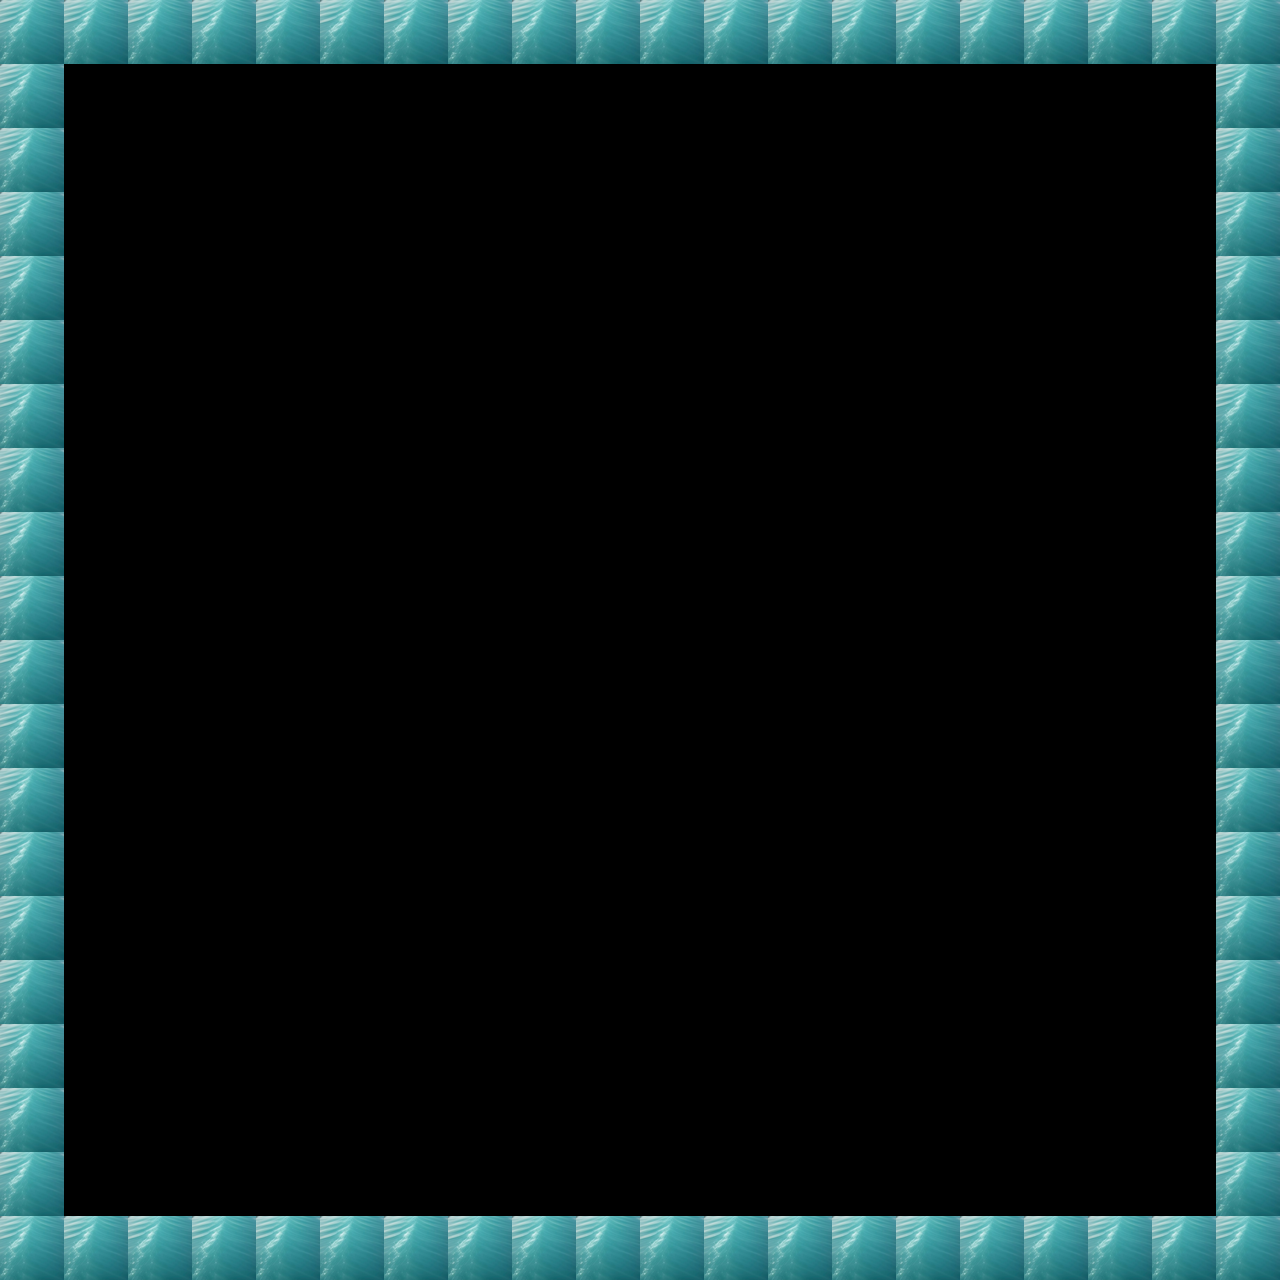

Rendered tile map (Tiled .tmx) drawn with the repository's tilesets; below, a short description and the full map source, tile grids included:
An orthogonal 20x20 tile map with 64x64 px tiles, 3 tile layers (ground_layer, water_layer, collision_layer) and 5 objects (player_spawn, enemy_spawn_1, enemy_spawn_2, enemy_spawn_3, enemy_spawn_4).

<map version="1.10" tiledversion="1.10.2" orientation="orthogonal" renderorder="right-down" width="20" height="20" tilewidth="64" tileheight="64" infinite="0" nextlayerid="4" nextobjectid="1">
 <tileset firstgid="1" source="Tilesets/basic_tileset.tsx" />
 <layer id="1" name="ground_layer" width="20" height="20">
  <data encoding="csv">
0,0,0,0,0,0,0,0,0,0,0,0,0,0,0,0,0,0,0,0,
0,0,0,0,0,0,0,0,0,0,0,0,0,0,0,0,0,0,0,0,
0,0,0,0,0,0,0,0,0,0,0,0,0,0,0,0,0,0,0,0,
0,0,0,0,0,0,0,0,0,0,0,0,0,0,0,0,0,0,0,0,
0,0,0,0,0,0,0,0,0,0,0,0,0,0,0,0,0,0,0,0,
0,0,0,0,0,0,0,0,0,0,0,0,0,0,0,0,0,0,0,0,
0,0,0,0,0,0,0,0,0,0,0,0,0,0,0,0,0,0,0,0,
0,0,0,0,0,0,0,0,0,0,0,0,0,0,0,0,0,0,0,0,
0,0,0,0,0,0,0,0,0,0,0,0,0,0,0,0,0,0,0,0,
0,0,0,0,0,0,0,0,0,0,0,0,0,0,0,0,0,0,0,0,
0,0,0,0,0,0,0,0,0,0,0,0,0,0,0,0,0,0,0,0,
0,0,0,0,0,0,0,0,0,0,0,0,0,0,0,0,0,0,0,0,
0,0,0,0,0,0,0,0,0,0,0,0,0,0,0,0,0,0,0,0,
0,0,0,0,0,0,0,0,0,0,0,0,0,0,0,0,0,0,0,0,
0,0,0,0,0,0,0,0,0,0,0,0,0,0,0,0,0,0,0,0,
0,0,0,0,0,0,0,0,0,0,0,0,0,0,0,0,0,0,0,0,
0,0,0,0,0,0,0,0,0,0,0,0,0,0,0,0,0,0,0,0,
0,0,0,0,0,0,0,0,0,0,0,0,0,0,0,0,0,0,0,0,
0,0,0,0,0,0,0,0,0,0,0,0,0,0,0,0,0,0,0,0,
0,0,0,0,0,0,0,0,0,0,0,0,0,0,0,0,0,0,0,0
</data>
 </layer>
 <layer id="2" name="water_layer" width="20" height="20">
  <data encoding="csv">
0,0,0,0,0,0,0,0,0,0,0,0,0,0,0,0,0,0,0,0,
0,0,0,0,0,0,0,0,0,0,0,0,0,0,0,0,0,0,0,0,
0,0,0,0,0,0,0,0,0,0,0,0,0,0,0,0,0,0,0,0,
0,0,0,0,0,0,0,0,0,0,0,0,0,0,0,0,0,0,0,0,
0,0,0,0,0,0,0,0,0,0,0,0,0,0,0,0,0,0,0,0,
0,0,0,0,0,0,0,0,0,0,0,0,0,0,0,0,0,0,0,0,
0,0,0,0,0,0,0,0,0,0,0,0,0,0,0,0,0,0,0,0,
0,0,0,0,0,0,0,0,0,0,0,0,0,0,0,0,0,0,0,0,
0,0,0,0,0,0,0,0,0,0,0,0,0,0,0,0,0,0,0,0,
0,0,0,0,0,0,0,0,0,0,0,0,0,0,0,0,0,0,0,0,
0,0,0,0,0,0,0,0,0,0,0,0,0,0,0,0,0,0,0,0,
0,0,0,0,0,0,0,0,0,0,0,0,0,0,0,0,0,0,0,0,
0,0,0,0,0,0,0,0,0,0,0,0,0,0,0,0,0,0,0,0,
0,0,0,0,0,0,0,0,0,0,0,0,0,0,0,0,0,0,0,0,
0,0,0,0,0,0,0,0,0,0,0,0,0,0,0,0,0,0,0,0,
0,0,0,0,0,0,0,0,0,0,0,0,0,0,0,0,0,0,0,0,
0,0,0,0,0,0,0,0,0,0,0,0,0,0,0,0,0,0,0,0,
0,0,0,0,0,0,0,0,0,0,0,0,0,0,0,0,0,0,0,0,
0,0,0,0,0,0,0,0,0,0,0,0,0,0,0,0,0,0,0,0,
0,0,0,0,0,0,0,0,0,0,0,0,0,0,0,0,0,0,0,0
</data>
 </layer>
 <layer id="3" name="collision_layer" width="20" height="20">
  <data encoding="csv">
3,3,3,3,3,3,3,3,3,3,3,3,3,3,3,3,3,3,3,3,
3,0,0,0,0,0,0,0,0,0,0,0,0,0,0,0,0,0,0,3,
3,0,0,0,0,0,0,0,0,0,0,0,0,0,0,0,0,0,0,3,
3,0,0,0,0,0,0,0,0,0,0,0,0,0,0,0,0,0,0,3,
3,0,0,0,0,0,0,0,0,0,0,0,0,0,0,0,0,0,0,3,
3,0,0,0,0,0,0,0,0,0,0,0,0,0,0,0,0,0,0,3,
3,0,0,0,0,0,0,0,0,0,0,0,0,0,0,0,0,0,0,3,
3,0,0,0,0,0,0,0,0,0,0,0,0,0,0,0,0,0,0,3,
3,0,0,0,0,0,0,0,0,0,0,0,0,0,0,0,0,0,0,3,
3,0,0,0,0,0,0,0,0,0,0,0,0,0,0,0,0,0,0,3,
3,0,0,0,0,0,0,0,0,0,0,0,0,0,0,0,0,0,0,3,
3,0,0,0,0,0,0,0,0,0,0,0,0,0,0,0,0,0,0,3,
3,0,0,0,0,0,0,0,0,0,0,0,0,0,0,0,0,0,0,3,
3,0,0,0,0,0,0,0,0,0,0,0,0,0,0,0,0,0,0,3,
3,0,0,0,0,0,0,0,0,0,0,0,0,0,0,0,0,0,0,3,
3,0,0,0,0,0,0,0,0,0,0,0,0,0,0,0,0,0,0,3,
3,0,0,0,0,0,0,0,0,0,0,0,0,0,0,0,0,0,0,3,
3,0,0,0,0,0,0,0,0,0,0,0,0,0,0,0,0,0,0,3,
3,0,0,0,0,0,0,0,0,0,0,0,0,0,0,0,0,0,0,3,
3,3,3,3,3,3,3,3,3,3,3,3,3,3,3,3,3,3,3,3
</data>
 </layer>
 <objectgroup id="4" name="spawn_points">
  <object id="1" name="player_spawn" x="640" y="640" width="64" height="64" />
  <object id="2" name="enemy_spawn_1" x="200" y="200" width="64" height="64" />
  <object id="3" name="enemy_spawn_2" x="800" y="200" width="64" height="64" />
  <object id="4" name="enemy_spawn_3" x="200" y="1000" width="64" height="64" />
  <object id="5" name="enemy_spawn_4" x="800" y="1000" width="64" height="64" />
 </objectgroup>
</map>
